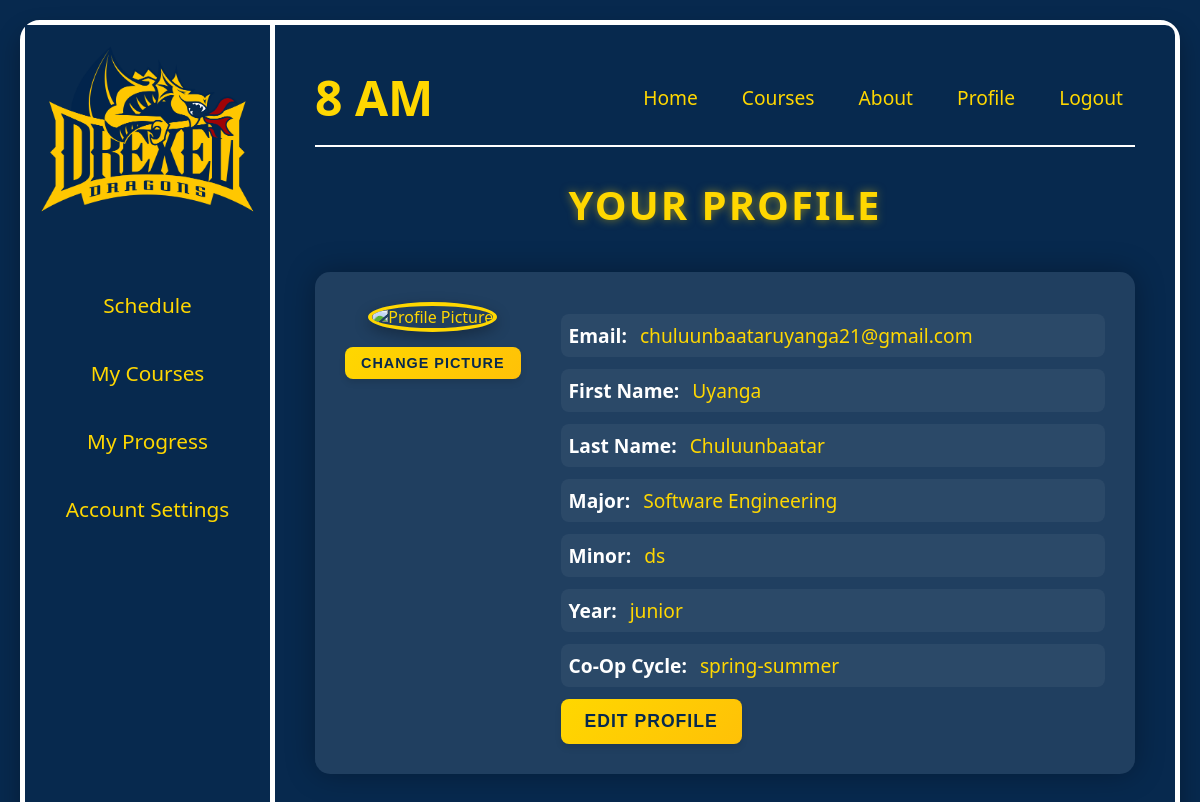
The page /profile (signed in) on the database its author committed.
### app.py (models this page shows, shortened)
class User(UserMixin, db.Model):
    id = db.Column(db.Integer, primary_key=True)
    email = db.Column(db.String(150), unique=True, nullable=False)
    firstName = db.Column(db.String(150), nullable=False)
    lastName = db.Column(db.String(150), nullable=False)
    password = db.Column(db.String(150), nullable=False)
    major = db.Column(db.String(150), nullable=False)
    minor = db.Column(db.String(150))
    year = db.Column(db.String(50), nullable=False)
    coOp = db.Column(db.String(50))
    profilePic = db.Column(db.LargeBinary)

### app.py (the view, shortened to what this page needs)
@app.route('/profile', methods=['GET', 'POST'])
@login_required
def profile():
    return render_template('profile.html', user=current_user)

### app.py (called while the page is built)
@login_manager.user_loader
def load_user(user_id):
    return User.query.get(int(user_id))

### templates/profile.html (shortened to what this page needs)
<!DOCTYPE html>
<html lang="en">
<head>
    <link rel="stylesheet" href="{{ url_for('static', filename='styles.css') }}">
</head>
<body>
    <div class="container">
        <div class="sidebar">
            <img src="{{ url_for('static', filename='drexel_logo.png') }}" alt="Drexel Logo" class="logo">
            <ul class="sidebar-menu">
                <li><a href="{{ url_for('schedule') }}">Schedule</a></li>
                <li><a href="#">My Courses</a></li>
                <li><a href="#">My Progress</a></li>
                <li><a href="{{ url_for('profile') }}">Account Settings</a></li>
            </ul>
        </div>
        <div class="main-content">
            <nav class="navbar">
                <span class="time">8 AM</span>
                <ul class="nav-links">
                    <li><a href="{{ url_for('dashboard') }}">Home</a></li>
                    <li><a href="#">Courses</a></li>
                    <li><a href="#">About</a></li>
                    <li><a href="{{ url_for('profile') }}">Profile</a></li>
                    <li><a href="{{ url_for('logout') }}">Logout</a></li>
                </ul>
            </nav>
            <h1>Your Profile</h1>
            <div class="profile-container">
                <div class="profile-pic-section">
                    {% if user.profilePic %}
                        <img id="profile-pic" alt="Profile Picture" class="profile-pic">
                    {% else %}
                        <img id="profile-pic" src="{{ url_for('static', filename='default_profile.png') }}" alt="Profile Picture" class="profile-pic">
                    {% endif %}
                    <form id="photoForm" action="{{ url_for('profile') }}" method="POST" enctype="multipart/form-data">
                        <button type="button" id="edit-pic-btn">Change Picture</button>
                    </form>
                </div>
                <div class="profile-details" id="profileDetails">
                    <p><strong>Email:</strong> <span id="display-email">{{ user.email }}</span></p>
                    <p><strong>First Name:</strong> <span id="display-firstName">{{ user.firstName }}</span></p>
                    <p><strong>Last Name:</strong> <span id="display-lastName">{{ user.lastName }}</span></p>
                    <p><strong>Major:</strong> <span id="display-major">{{ user.major }}</span></p>
                    <p><strong>Minor:</strong> <span id="display-minor">{{ user.minor or 'N/A' }}</span></p>
                    <p><strong>Year:</strong> <span id="display-year">{{ user.year }}</span></p>
                    <p><strong>Co-Op Cycle:</strong> <span id="display-coOp">{{ user.coOp or 'N/A' }}</span></p>
                    <button id="edit-btn">Edit Profile</button>
                </div>
            </div>
        </div>
    </div>
</body>
</html>

### static/styles.css (style rules this page uses)
body { margin: 0; font-family: 'Segoe UI', Tahoma, Geneva, Verdana, sans-serif; background-color: #07294E; color: #FFD700; overflow-x: hidden; }
.container { display: flex; min-height: 100vh; border: 5px solid white; box-shadow: 0 12px 24px rgba(0, 0, 0, 0.3); margin: 20px; border-radius: 20px; background-color: #07294E; }
.sidebar { width: 250px; background-color: #07294E; color: white; padding: 20px; display: flex; flex-direction: column; align-items: center; text-align: center; border-right: 5px solid white; box-sizing: border-box; }
.logo { width: 215px; margin-bottom: 30px; display: block; }
.sidebar-menu { list-style: none; padding: 0; width: 100%; }
.sidebar-menu li { margin: 24px 0; }
.sidebar-menu a { color: #FFD700; text-decoration: none; font-size: 1.3em; transition: all 0.3s ease; display: block; padding: 8px 12px; border-radius: 8px; }
.main-content { flex-grow: 1; padding: 40px; color: #FFD700; background-color: #07294E; border-radius: 0 10px 10px 0; }
.navbar { display: flex; justify-content: space-between; align-items: center; border-bottom: 2px solid white; padding-bottom: 15px; margin-bottom: 30px; }
.time { font-size: 3em; font-weight: bold; }
.nav-links { list-style: none; display: flex; gap: 20px; padding: 0; margin: 0; }
.nav-links a { color: #FFD700; text-decoration: none; font-size: 1.2em; transition: all 0.3s ease; padding: 8px 12px; border-radius: 8px; }
h1 { text-align: center; margin: 0 0 40px; font-size: 2.5em; letter-spacing: 2px; text-transform: uppercase; color: #FFD700; text-shadow: 0 0 10px rgba(255, 215, 0, 0.5); }
button, .generate-btn, .action-btn, .variant-btn { background: linear-gradient(135deg, #FFD700, #FFC107); color: #07294E; border: none; padding: 12px 24px; cursor: pointer; border-radius: 8px; font-size: 1.1em; font-weight: bold; transition: all 0.3s ease; box-shadow: 0 4px 6px rgba(0, 0, 0, 0.1); text-transform: uppercase; letter-spacing: 1px; }
.profile-container { display: flex; gap: 40px; background-color: rgba(255, 255, 255, 0.1); padding: 30px; border-radius: 15px; box-shadow: 0 0 30px rgba(0, 0, 0, 0.3); }
.profile-pic-section { text-align: center; }
.profile-pic { width: 150px; height: 150px; border-radius: 50%; border: 4px solid #FFD700; margin-bottom: 15px; object-fit: cover; box-shadow: 0 5px 15px rgba(0, 0, 0, 0.3); }
#edit-pic-btn { padding: 8px 16px; font-size: 0.9em; }
.profile-details, .profile-edit-form { flex-grow: 1; }
.profile-details p { font-size: 1.2em; margin: 12px 0; padding: 8px; border-radius: 8px; background-color: rgba(255, 255, 255, 0.05); }
.profile-details strong { color: #FFFFFF; margin-right: 8px; }

### rows shown on the page
User: email "chuluunbaataruyanga21@gmail.com", firstName "Uyanga", lastName "Chuluunbaatar", major "Software Engineering", minor "ds", year "junior", coOp "spring-summer"
